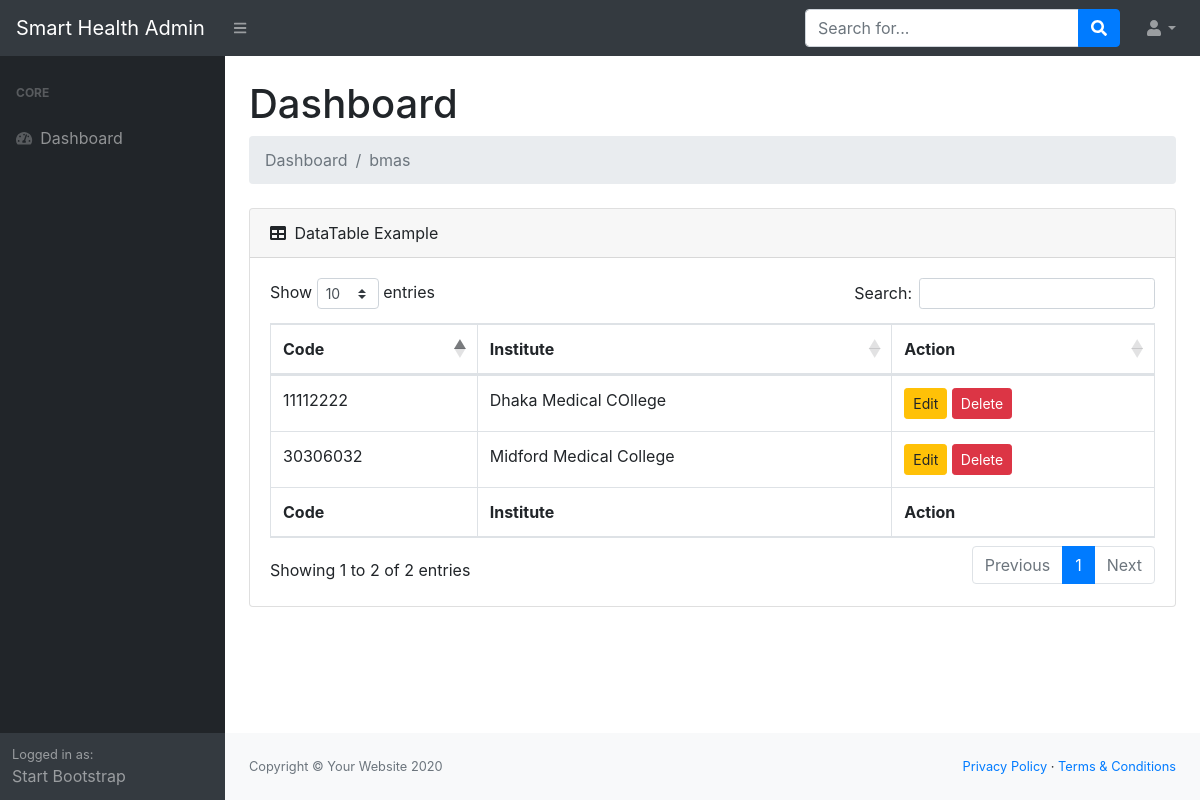
/main/all-bma/ (signed in), run on the app's committed database.
### users/models.py (models this page shows, shortened)
class BMA(models.Model):
    code = models.CharField(max_length=10)
    institute = models.CharField(max_length=100)

### users/views.py (the view)
# urls.py: path('main/all-bma/', allbma, name='all-bma'),
@login_required
def allbma(request):
    ctx = {
        'bmas' : BMA.objects.all()
    }
    return render(request, 'users/admin/bma_list.html', context=ctx)

### users/templates/users/admin/bma_list.html
{% extends 'users/admin/base.html' %}
{% block content %}
<h1 class="mt-4">Dashboard</h1>
<ol class="breadcrumb mb-4">
    <li class="breadcrumb-item active">Dashboard</li>
    <li class="breadcrumb-item active">bmas</li>
</ol>
<div class="card mb-4">
    <div class="card-header">
        <i class="fas fa-table mr-1"></i>
        DataTable Example
    </div>
    <div class="card-body">
        <div class="table-responsive">
            <table class="table table-bordered" id="dataTable" width="100%" cellspacing="0">
                <thead>
                    <tr>
                        <th>Code</th>
                        <th>Institute</th>
                        <th>Action</th>
                    </tr>
                </thead>
                <tfoot>
                    <tr>
                        <th>Code</th>
                        <th>Institute</th>
                        <th>Action</th>
                    </tr>
                </tfoot>
                <tbody>
                    {% for bma in bmas %}
                    <tr>
                        <td>{{ bma.code }}</td>
                        <td>{{ bma.institute }}</td>
                        <td>
                            <a href="{% url 'bma-update' bma.id %}" class="btn btn-sm btn-warning">Edit</a>
                            <a href="" class="btn btn-sm btn-danger">Delete</a>
                        </td>
                    </tr>
                    {% endfor %}
                </tbody>
            </table>
        </div>
    </div>
</div>
{% endblock content %}

### data on the page
BMA: code "30306032", institute "Midford Medical College"
BMA: code "11112222", institute "Dhaka Medical COllege"
